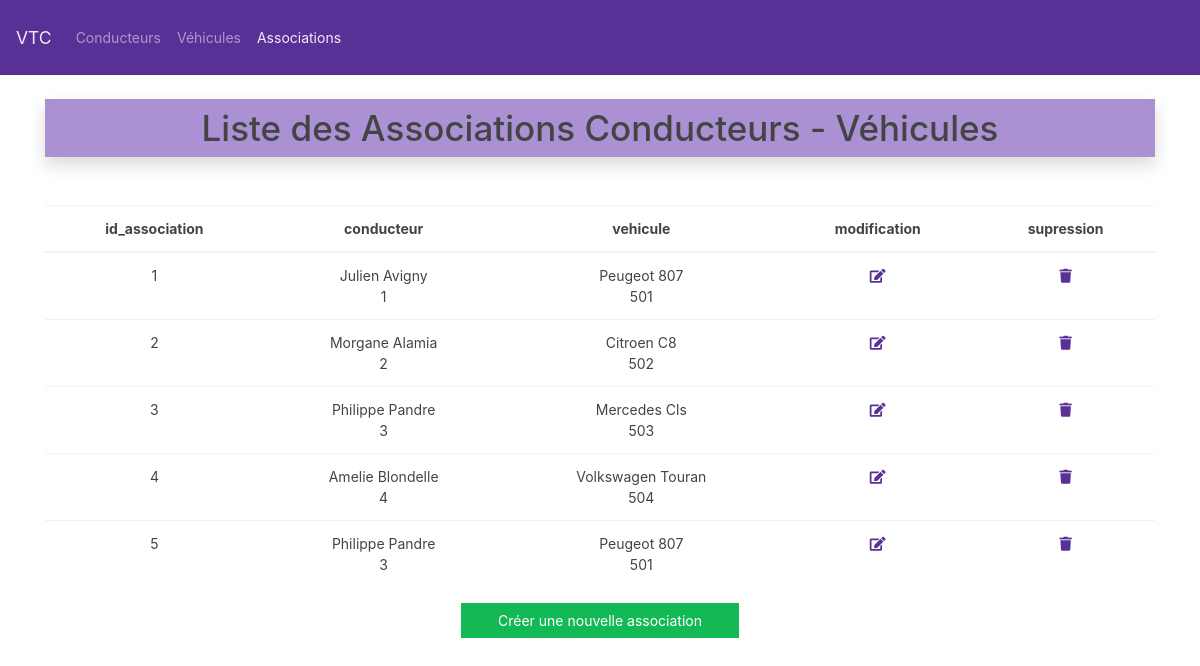
The page /associations on the database its author committed.
### tables this page shows
CREATE TABLE `association_vehicule_conducteur` (
  `id_association` int(11) NOT NULL,
  `id_vehicule` int(11) NOT NULL,
  `id_conducteur` int(11) NOT NULL
);

CREATE TABLE `vehicule` (
  `id_vehicule` int(11) NOT NULL,
  `marque` varchar(50) NOT NULL,
  `modele` varchar(50) NOT NULL,
  `couleur` varchar(50) NOT NULL,
  `immatriculation` varchar(10) NOT NULL
);

### controller/CarDriverAssocController.php (called while the page is built, shortened)
<?php
require_once './modele/CarDriverAssocManager.php';
class CarDriverAssocController
{
    private $assocManager;
    public function __construct()
    {
        $this->assocManager = new CarDriverAssocManager();
        $this->assocManager->loadAssocs();
    }
    public function displayAssocs()
    {
        $assocs = $this->assocManager->getAssocs();
        require_once 'vue/assoc.view.php';
    }
}

### modele/CarDriverAssocManager.php (called while the page is built, shortened)
<?php
require_once 'Manager.php';
require_once 'CarDriverAssoc.php';
class CarDriverAssocManager extends Manager
{
    public $assocs;
    public function addAssoc($assoc)
    {
        $this->assocs[] = $assoc;
    }
    public function getAssocs()
    {
        return $this->assocs;
    }
    public function loadAssocs()
    {
        $req = $this->getBdd()->prepare("SELECT association_vehicule_conducteur.id_association, association_vehicule_conducteur.id_conducteur, CONCAT_WS(' ', conducteur.prenom, conducteur.nom), CONCAT_WS(' ', vehicule.marque, vehicule.modele), vehicule.id_vehicule FROM association_vehicule_conducteur LEFT JOIN conducteur ON association_vehicule_conducteur.id_conducteur = conducteur.id_conducteur LEFT JOIN vehicule ON vehicule.id_vehicule = association_vehicule_conducteur.id_vehicule");
        $req->execute();
        $myAssocs = $req->fetchAll(PDO::FETCH_ASSOC);
    }
}

### modele/CarDriverAssoc.php (called while the page is built, shortened)
<?php
class CarDriverAssoc
{
    private $id_association;
    private $id_conducteur;
    private $conducteur;
    private $vehicule;
    private $id_vehicule;
    public function __construct($id_association, $id_conducteur, $conducteur, $vehicule, $id_vehicule)
    {
        $this->id_association = $id_association;
        $this->id_conducteur = $id_conducteur;
        $this->conducteur = $conducteur;
        $this->vehicule = $vehicule;
        $this->id_vehicule = $id_vehicule;
    }
    public function getId_association()
    {
        return $this->id_association;
    }
    public function getId_conducteur()
    {
        return $this->id_conducteur;
    }
    public function getId_vehicule()
    {
        return $this->id_vehicule;
    }
    public function getConducteur()
    {
        return $this->conducteur;
    }
    public function getVehicule()
    {
        return $this->vehicule;
    }
}

### modele/Manager.php (called while the page is built, shortened)
<?php
abstract class Manager
{
    private static $pdo;
    private static function setBdd()
    {
        self::$pdo = new PDO('mysql:host=localhost;dbname=vtc;charset=utf8', 'root', '');
        self::$pdo->setAttribute(PDO::ATTR_ERRMODE, PDO::ERRMODE_WARNING);
    }
    protected function getBdd()
    {
        return self::$pdo;
    }
}

### vue/assoc.view.php (the view, shortened to what this page needs)
<?php
include_once 'head.view.php';
include_once 'navig.view.php';
ob_start(); ?>
<div class="container">
    <table class="table mt-5 text-center">
        <thead>
            <tr>
                <th scope="col">id_association</th>
                <th scope="col">conducteur</th>
                <th scope="col">vehicule</th>
                <th scope="col">modification</th>
                <th scope="col">supression</th>
            </tr>
        </thead>
        <tbody>
            <?php  foreach ($assocs as $assoc) : ?>
            <tr>
                <td><?= $assoc->getId_association(); ?></td>
                <td><?= $assoc->getConducteur(); ?><br>
                    <?= $assoc->getId_conducteur(); ?></td>
                <td> <?= $assoc->getVehicule(); ?><br>
                    <?= $assoc->getId_vehicule(); ?></td>
                <td><a href="<?= URL; ?>associations/edit/<?= $assoc->getId_association(); ?>"><i
                            class="fas fa-edit"></i></a></td>
                <td><a href="<?= URL; ?>associations/delete/<?= $assoc->getId_association(); ?>"><i
                            class="fas fa-trash"></i></a>
                </td>
            </tr>
            <?php  endforeach; ?>
        </tbody>
    </table>
    <a href=" <?= URL; ?>associations/add" class="btn btn-success w-25 d-block m-auto">Créer une nouvelle
        association</a>
</div>

### rows shown on the page
association_vehicule_conducteur: id_association "1", Conducteur "Julien Avigny", id_conducteur "1", Vehicule "Peugeot 807", id_vehicule.id_vehicule "501"
association_vehicule_conducteur: id_association "2", Conducteur "Morgane Alamia", id_conducteur "2", Vehicule "Citroen C8", id_vehicule.id_vehicule "502"
association_vehicule_conducteur: id_association "3", Conducteur "Philippe Pandre", id_conducteur "3", Vehicule "Mercedes Cls", id_vehicule.id_vehicule "503"
association_vehicule_conducteur: id_association "4", Conducteur "Amelie Blondelle", id_conducteur "4", Vehicule "Volkswagen Touran", id_vehicule.id_vehicule "504"
association_vehicule_conducteur: id_association "5", Conducteur "Philippe Pandre", id_conducteur "3", Vehicule "Peugeot 807", id_vehicule.id_vehicule "501"

### other values the page prints
$title "Liste des Associations Conducteurs - Véhicules"
